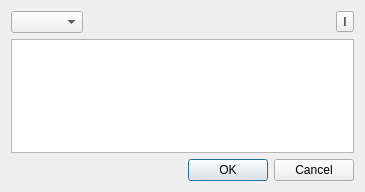
<?xml version="1.0" encoding="UTF-8"?>
<ui version="4.0">
 <class>GGEditTextDialog</class>
 <widget class="QDialog" name="GGEditTextDialog">
  <property name="geometry">
   <rect>
    <x>0</x>
    <y>0</y>
    <width>365</width>
    <height>192</height>
   </rect>
  </property>
  <property name="windowTitle">
   <string>Dialog</string>
  </property>
  <layout class="QVBoxLayout" name="verticalLayout">
   <item>
    <layout class="QHBoxLayout" name="horizontalLayout">
     <item>
      <widget class="QComboBox" name="cmbStyles"/>
     </item>
     <item>
      <spacer name="horizontalSpacer">
       <property name="orientation">
        <enum>Qt::Horizontal</enum>
       </property>
       <property name="sizeHint" stdset="0">
        <size>
         <width>40</width>
         <height>20</height>
        </size>
       </property>
      </spacer>
     </item>
     <item>
      <widget class="QToolButton" name="btnItalic">
       <property name="text">
        <string notr="true">I</string>
       </property>
       <property name="checkable">
        <bool>true</bool>
       </property>
      </widget>
     </item>
    </layout>
   </item>
   <item>
    <widget class="PlainPasteTextEdit" name="txtText"/>
   </item>
   <item>
    <widget class="QDialogButtonBox" name="buttonBox">
     <property name="orientation">
      <enum>Qt::Horizontal</enum>
     </property>
     <property name="standardButtons">
      <set>QDialogButtonBox::Cancel|QDialogButtonBox::Ok</set>
     </property>
    </widget>
   </item>
  </layout>
 </widget>
 <customwidgets>
  <customwidget>
   <class>PlainPasteTextEdit</class>
   <extends>QTextEdit</extends>
   <header>ui/dialogs/ggedittextdialog.h</header>
  </customwidget>
 </customwidgets>
 <resources/>
 <connections>
  <connection>
   <sender>buttonBox</sender>
   <signal>accepted()</signal>
   <receiver>GGEditTextDialog</receiver>
   <slot>accept()</slot>
   <hints>
    <hint type="sourcelabel">
     <x>257</x>
     <y>182</y>
    </hint>
    <hint type="destinationlabel">
     <x>157</x>
     <y>274</y>
    </hint>
   </hints>
  </connection>
  <connection>
   <sender>buttonBox</sender>
   <signal>rejected()</signal>
   <receiver>GGEditTextDialog</receiver>
   <slot>reject()</slot>
   <hints>
    <hint type="sourcelabel">
     <x>325</x>
     <y>182</y>
    </hint>
    <hint type="destinationlabel">
     <x>286</x>
     <y>274</y>
    </hint>
   </hints>
  </connection>
  <connection>
   <sender>cmbStyles</sender>
   <signal>currentIndexChanged(int)</signal>
   <receiver>GGEditTextDialog</receiver>
   <slot>applyStyle()</slot>
   <hints>
    <hint type="sourcelabel">
     <x>44</x>
     <y>17</y>
    </hint>
    <hint type="destinationlabel">
     <x>108</x>
     <y>11</y>
    </hint>
   </hints>
  </connection>
  <connection>
   <sender>btnItalic</sender>
   <signal>toggled(bool)</signal>
   <receiver>GGEditTextDialog</receiver>
   <slot>toggleItalic()</slot>
   <hints>
    <hint type="sourcelabel">
     <x>344</x>
     <y>23</y>
    </hint>
    <hint type="destinationlabel">
     <x>300</x>
     <y>16</y>
    </hint>
   </hints>
  </connection>
  <connection>
   <sender>txtText</sender>
   <signal>currentCharFormatChanged(QTextCharFormat)</signal>
   <receiver>GGEditTextDialog</receiver>
   <slot>updateStyle(QTextCharFormat)</slot>
   <hints>
    <hint type="sourcelabel">
     <x>212</x>
     <y>105</y>
    </hint>
    <hint type="destinationlabel">
     <x>200</x>
     <y>12</y>
    </hint>
   </hints>
  </connection>
 </connections>
 <slots>
  <slot>applyStyle()</slot>
  <slot>toggleItalic()</slot>
  <slot>updateStyle(QTextCharFormat)</slot>
 </slots>
</ui>
